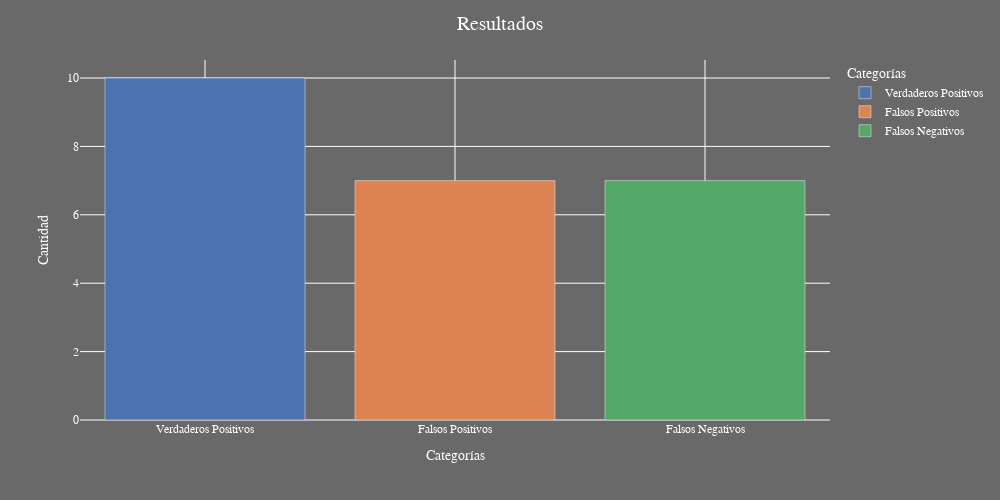
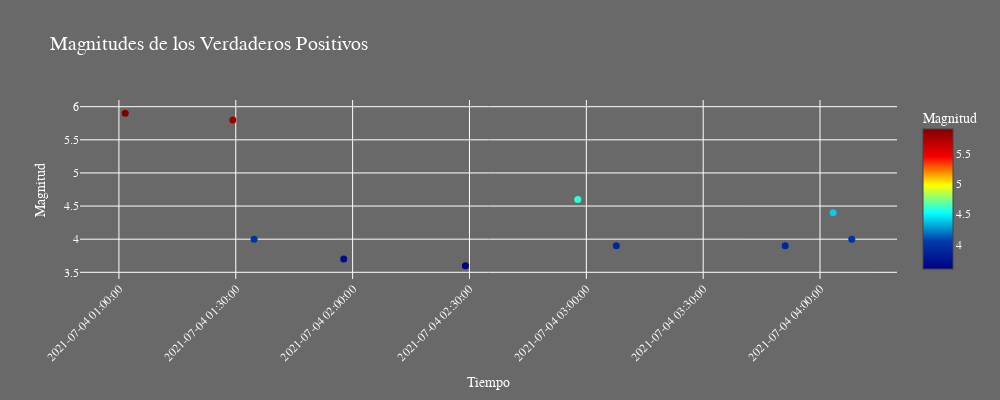

Here is the notebook cell these charts were saved with, in order:
### Code cell
# Crear DataFrame de resultados para Plotly Express
df_resultados = pd.DataFrame({
    'Categorías': ['Verdaderos Positivos', 'Falsos Positivos', 'Falsos Negativos'],
    'Cantidad': [len(verdaderos_positivos), len(falsos_positivos), len(falsos_negativos)]
})

# Configurar el estilo de los gráficos (opcional)
px.defaults.template = "seaborn"

# Graficar los resultados con colores variados usando Plotly Express
fig_resultados = px.bar(df_resultados, x='Categorías', y='Cantidad', color='Categorías')

# Personalizar diseño
fig_resultados.update_layout(
    title='Resultados',
    xaxis_title='Categorías',
    yaxis_title='Cantidad',
    paper_bgcolor='dimgray',      # Cambiar el color de fondo del gráfico
    plot_bgcolor='dimgray',       # Cambiar el color de fondo de la trama
    title_font=dict(size=20, color="white"),  # Ajustar el tamaño y color del título
    font=dict(family="Arial", size=12, color="white")
)

# Reducir el tamaño del gráfico de resultados
fig_resultados.update_layout(height=500, width=1000)

# Mostrar gráfico interactivo
fig_resultados.show()

# Crear DataFrame de magnitudes para Plotly Express
df_magnitudes = pd.DataFrame({
    'Tiempo': list(magnitudes_verdaderos_positivos.keys()),
    'Magnitud': list(magnitudes_verdaderos_positivos.values())
})

# Configurar el estilo de los gráficos (opcional)
px.defaults.template = "seaborn"

# Crear un objeto de figura
fig_magnitud = go.Figure()

# Agregar la traza de línea al objeto de figura

fig_magnitud.add_trace(go.Scatter(
    x=[t.strftime('%Y-%m-%d %H:%M:%S') for t in magnitudes_verdaderos_positivos.keys()],
    y=list(magnitudes_verdaderos_positivos.values()),
    mode='markers',
    name='Magnitudes',
    marker=dict(
        color=list(magnitudes_verdaderos_positivos.values()),  # Asignar la magnitud como la escala de color
        colorscale='Jet',  # Escala de colores
        size = 7,
        colorbar=dict(
            title='Magnitud',  # Etiqueta de la barra de colores
        )
    )
))

# Personalizar diseño
fig_magnitud.update_layout(
    title='Magnitudes de los Verdaderos Positivos',
    xaxis_title='Tiempo',
    xaxis=dict(
        tickformat='%Y-%m-%d %H:%M:%S',
        tickangle=-45,
        type='date'
    ),
    yaxis_title='Magnitud',
    font=dict(family="Arial", size=12, color="white"),
    height=600,  # Ajustar la altura del gráfico
    width=1300,    # Ajustar el ancho del gráfico
    paper_bgcolor='dimgray',      # Cambiar el color de fondo del gráfico
    plot_bgcolor='dimgray',       # Cambiar el color de fondo de la trama
    title_font=dict(size=20, color="white")  # Ajustar el tamaño y color del título
)

# Reducir el tamaño del gráfico de magnitudes
fig_magnitud.update_layout(height=400, width=1000)

# Mostrar gráfico interactivo
fig_magnitud.show()

### Figure 1 — Plotly figure (JSON) as saved in the notebook; plotly's stock layout.template omitted (floating-point values rounded to 4 significant figures)
{"data": [{"alignmentgroup": "True", "hovertemplate": "Categorías=%{x}<br>Cantidad=%{y}<extra></extra>", "legendgroup": "Verdaderos Positivos", "marker": {"color": "rgb(76,114,176)", "pattern": {"shape": ""}}, "name": "Verdaderos Positivos", "offsetgroup": "Verdaderos Positivos", "orientation": "v", "showlegend": true, "textposition": "auto", "type": "bar", "x": ["Verdaderos Positivos"], "xaxis": "x", "y": [10], "yaxis": "y"}, {"alignmentgroup": "True", "hovertemplate": "Categorías=%{x}<br>Cantidad=%{y}<extra></extra>", "legendgroup": "Falsos Positivos", "marker": {"color": "rgb(221,132,82)", "pattern": {"shape": ""}}, "name": "Falsos Positivos", "offsetgroup": "Falsos Positivos", "orientation": "v", "showlegend": true, "textposition": "auto", "type": "bar", "x": ["Falsos Positivos"], "xaxis": "x", "y": [7], "yaxis": "y"}, {"alignmentgroup": "True", "hovertemplate": "Categorías=%{x}<br>Cantidad=%{y}<extra></extra>", "legendgroup": "Falsos Negativos", "marker": {"color": "rgb(85,168,104)", "pattern": {"shape": ""}}, "name": "Falsos Negativos", "offsetgroup": "Falsos Negativos", "orientation": "v", "showlegend": true, "textposition": "auto", "type": "bar", "x": ["Falsos Negativos"], "xaxis": "x", "y": [7], "yaxis": "y"}], "layout": {"barmode": "relative", "font": {"color": "white", "family": "Arial", "size": 12}, "height": 500, "legend": {"title": {"text": "Categorías"}, "tracegroupgap": 0}, "margin": {"t": 60}, "paper_bgcolor": "dimgray", "plot_bgcolor": "dimgray", "title": {"font": {"color": "white", "size": 20}, "text": "Resultados"}, "width": 1000, "xaxis": {"anchor": "y", "categoryarray": ["Verdaderos Positivos", "Falsos Positivos", "Falsos Negativos"], "categoryorder": "array", "domain": [0, 1], "title": {"text": "Categorías"}}, "yaxis": {"anchor": "x", "domain": [0, 1], "title": {"text": "Cantidad"}}}}

### Figure 2 — Plotly figure (JSON) as saved in the notebook; plotly's stock layout.template omitted (floating-point values rounded to 4 significant figures)
{"data": [{"marker": {"color": [5.9, 5.8, 4, 3.7, 3.6, 4.6, 3.9, 3.9, 4.4, 4], "colorbar": {"title": {"text": "Magnitud"}}, "colorscale": [[0, "rgb(0,0,131)"], [0.2, "rgb(0,60,170)"], [0.4, "rgb(5,255,255)"], [0.6, "rgb(255,255,0)"], [0.8, "rgb(250,0,0)"], [1, "rgb(128,0,0)"]], "size": 7}, "mode": "markers", "name": "Magnitudes", "type": "scatter", "x": ["2021-07-04 01:01:37", "2021-07-04 01:29:15", "2021-07-04 01:34:42", "2021-07-04 01:57:43", "2021-07-04 02:28:58", "2021-07-04 02:57:48", "2021-07-04 03:07:42", "2021-07-04 03:51:03", "2021-07-04 04:03:22", "2021-07-04 04:08:09"], "y": [5.9, 5.8, 4, 3.7, 3.6, 4.6, 3.9, 3.9, 4.4, 4]}], "layout": {"font": {"color": "white", "family": "Arial", "size": 12}, "height": 400, "paper_bgcolor": "dimgray", "plot_bgcolor": "dimgray", "title": {"font": {"color": "white", "size": 20}, "text": "Magnitudes de los Verdaderos Positivos"}, "width": 1000, "xaxis": {"tickangle": -45, "tickformat": "%Y-%m-%d %H:%M:%S", "title": {"text": "Tiempo"}, "type": "date"}, "yaxis": {"title": {"text": "Magnitud"}}}}
